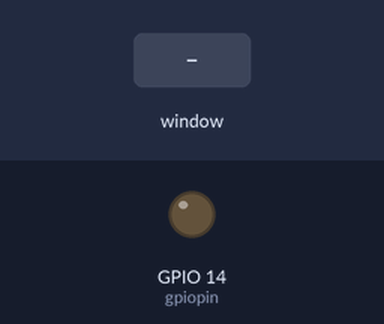
Bench run of a program on a simulated Raspberry Pi (BCM pin numbers). Parts: output pins drawn as LEDs (lit = HIGH). The inputs (shaded band) are chosen by the test bench. The desktop window is not drawn, its controls go by their first labels and the mouse button is held 0.15 s.

Above: at 1.2 s.
1.3 s: control labelled "Led" in the window clicked
At 2.1 s:
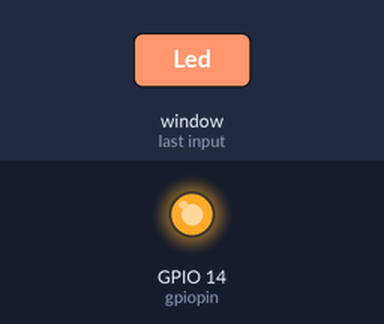
Timing chart, 0 to 4.3 s (numbered marks = the images above; inputs shaded):
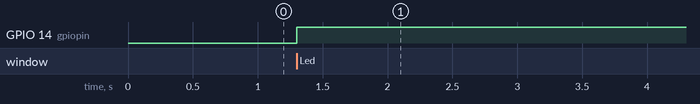

The program:

P1_LedBoton.py
```python
##Ejercicio 1 - Led con boton
import RPi.GPIO as GPIO
from tkinter import *

def Ledonoff():
    global prendido
    prendido = not prendido
    GPIO.output(gpiopin, prendido)

gpiopin = 14
GPIO.setmode(GPIO.BCM)
GPIO.setup(gpiopin, GPIO.OUT)
prendido = False

root = Tk()
btn_led = Button(root, text="Led", command=Ledonoff)
btn_led.pack()
root.mainloop()
GPIO.cleanup()
```

Measured:
- after the input at 1.3 s, GPIO 14 (gpiopin): LOW → HIGH at once
